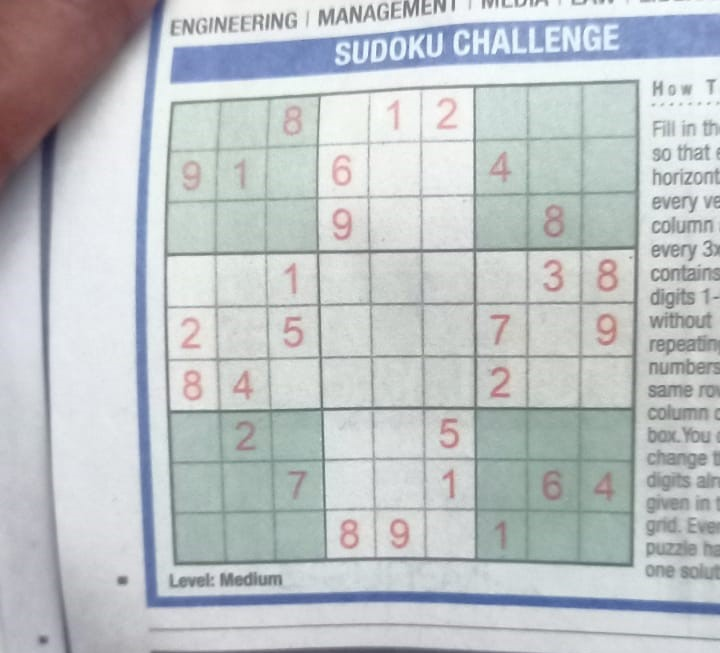
#> input picture openCV_learn/images/sudoku.jpg, 720 x 653 px
$ python Simple_Hough_LIne.py
#> lines starting #> are read from the running program, lines starting #| are printed output that depends on the picture; after the words box and inside, x2 and y2 are one past the last pixel; in counts of white or black regions, pixels touching at a corner belong together
import cv2
import numpy as np
image = cv2.imread('./images/sudoku.jpg')
#> image is the input picture: shape (653, 720, 3); mean B, G, R 196, 193.7, 188.5
gray = cv2.cvtColor(image,cv2.COLOR_BGR2GRAY)
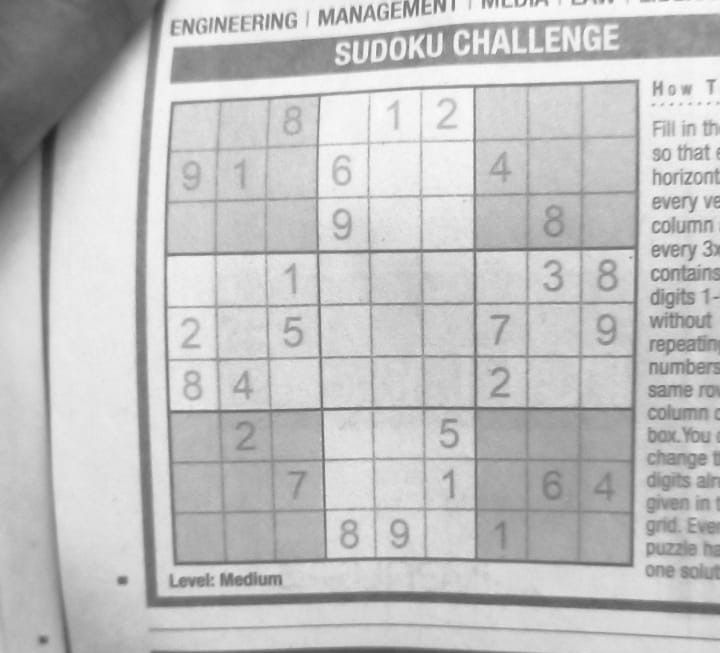
#> gray: shape (653, 720); min 34, max 255, mean 192.4
canny = cv2.Canny(gray,50,150,apertureSize=3)
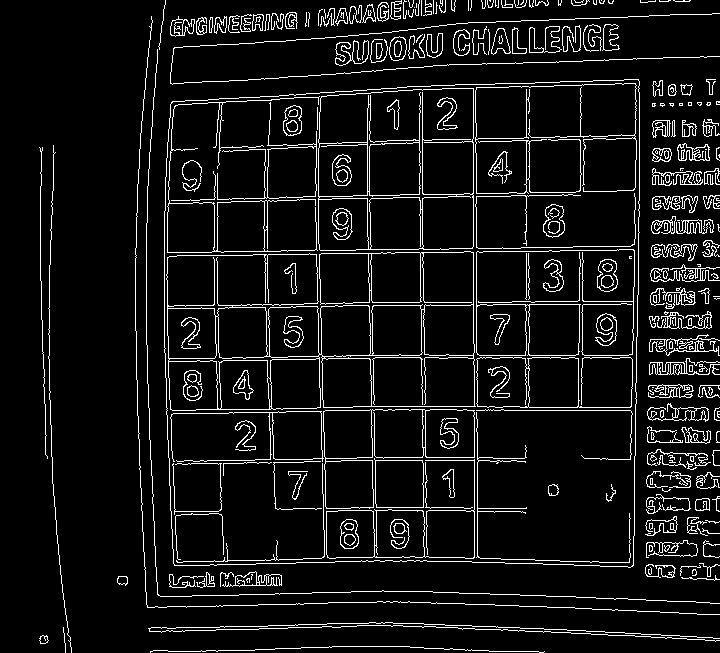
#> canny: shape (653, 720); 7.8% white in thin lines or dots
Lines = cv2.HoughLines(canny,1,np.pi/180,200)
#> Lines = 31 rows, first 8: [-366, 3.12], [-364, 3.12], [473, 0], [364, 1.55], [355, 1.57], [642, 0.0175], [410, 1.57], [576, 1.61]
# 1: This is the resolution of the accumulator in pixels.
# In this case, it's set to 1, which means that the accumulator has the same resolution as the input image.
# np.pi/180: This parameter represents the angle resolution of the accumulator in radians.
# np.pi/180 converts degrees to radians,
# so this value means that the accumulator will consider angles from 0 to 180 degrees.
for line in Lines:
    rho , thetha = line[0]
    a = np.cos(thetha)
    b = np.sin(thetha)
    # a = np.cos(thetha) and  b = np.sin(thetha) are used to find the direction of line

    x0 = a*rho
    y0 = b*rho
    # x0 = a * rho and y0 = b * rho are used to get the closest point frmo the origin (0,0)

    x1 = int(x0 + 1000*(-b))
    y1 = int(y0 + 1000*(a))
    x2 = int(x0 - 1000*(-b))
    y2 = int(y0 - 1000*(a))
    # To calculate the endpoints (x1, y1) and (x2, y2) of the line,
    # extend the line in both directions by a length of 1000 units.
    # This is a common practice to ensure that the line spans the entire width of the image or a region of interest.
    # The negative signs in 1000*(-b) and 1000*(a) ensure that the line extends in both directions along
    # x1 and y1 represent one endpoint of the line,
    # which is 1000 units away from x0 and y0 in the direction of the normal vector.
    # x2 and y2 represent the other endpoint of the line,
    # which is 1000 units away from x0 and y0 in the opposite direction of the normal vector.

    cv2.line(image, (x1,y1),(x2,y2),(0,0,255),2)
#> this loop made 31 passes
#> (rho, thetha, a, b, x0, y0, x1, y1) on passes 1 to 12: (-366, 3.12, -1, 0.0175, 365.9, -6.39, 348, -1006), (-364, 3.12, -1, 0.0175, 363.9, -6.35, 346, -1006), (473, 0, 1, 0, 473, 0, 473, 1000), (364, 1.55, 0.0175, 1, 6.35, 363.9, -993, 381), (355, 1.57, -4.37e-08, 1, -1.55e-05, 355, -1000, 354), (642, 0.0175, 1, 0.0175, 641.9, 11.2, 624, 1011), (410, 1.57, -4.37e-08, 1, -1.79e-05, 410, -1000, 409), (576, 1.61, -0.0349, 0.999, -20.1, 575.6, -1019, 540), (526, 0, 1, 0, 526, 0, 526, 1000), (256, 1.55, 0.0175, 1, 4.47, 256, -995, 273), (638, 0.0175, 1, 0.0175, 637.9, 11.13, 620, 1010), (259, 1.55, 0.0175, 1, 4.52, 259, -995, 276)
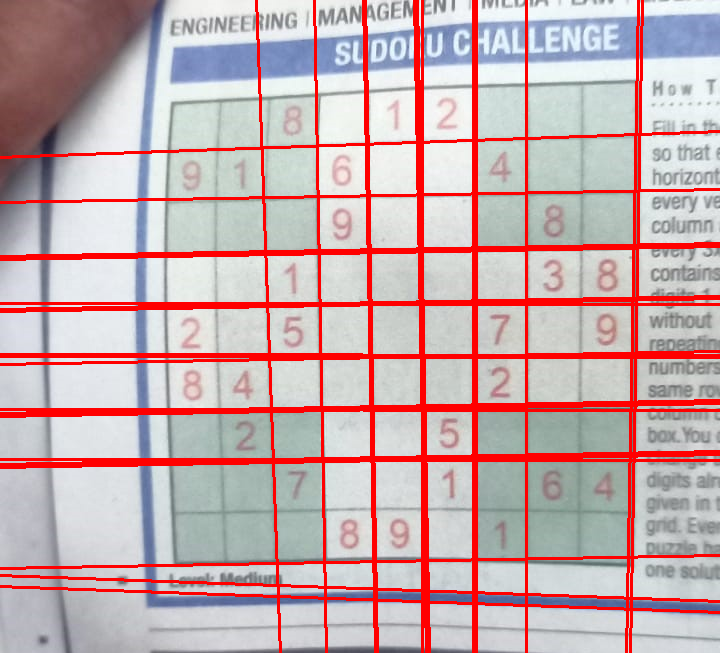
#> image: shape (653, 720, 3); 12.09% of pixels changed, all inside (x1, y1, x2, y2) = (0, 0, 720, 653)

cv2.imshow('image',image)
cv2.waitKey(0)
cv2.destroyAllWindows()
